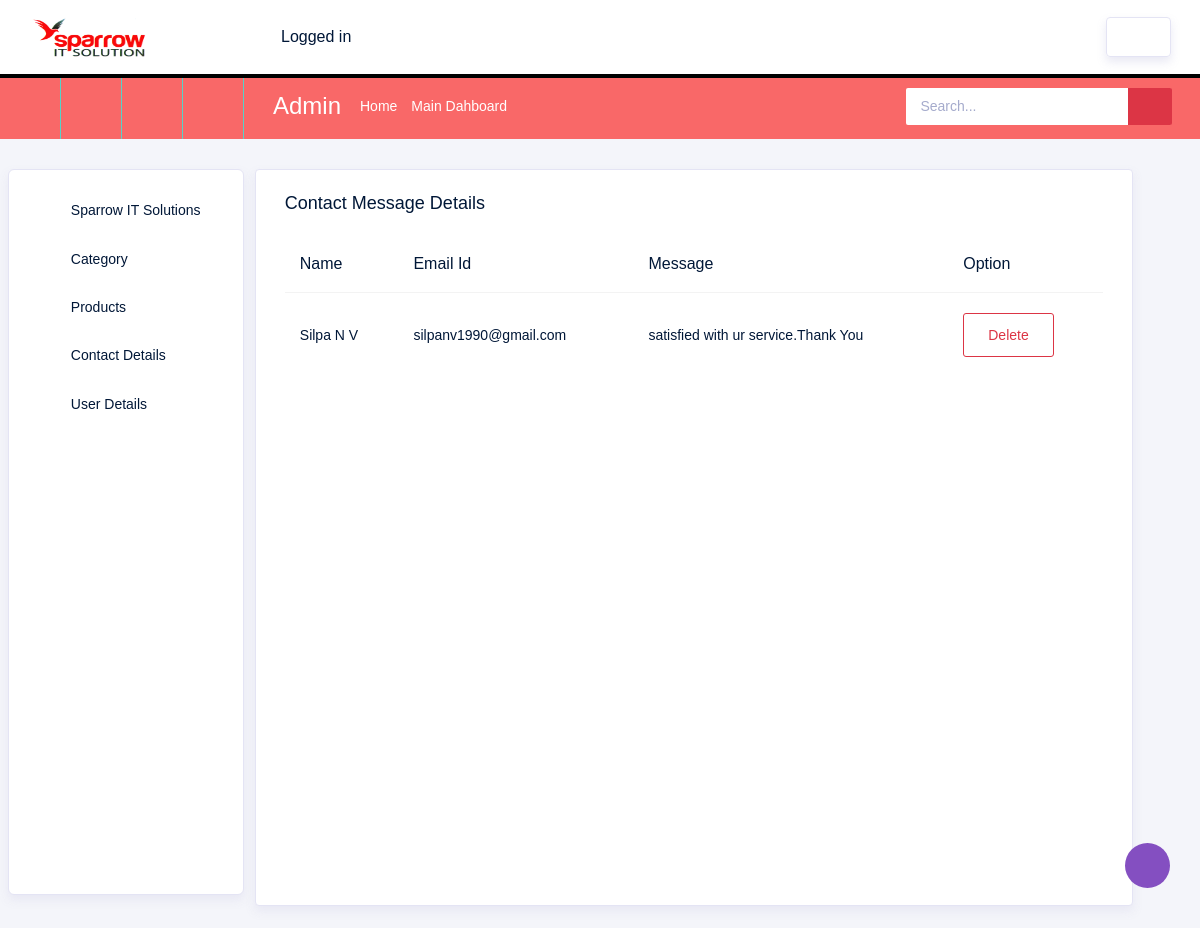
The page /SparrowApp/contactdetails/ on the database its author committed.
### frontendApp/models.py (models this page shows)
class ContactDB(models.Model):
    Name=models.CharField(max_length=100,null=True,blank=True)
    Email_id=models.EmailField(max_length=100,null=True,blank=True)
    Message=models.TextField(max_length=100,null=True,blank=True)

### SparrowApp/views.py (the view)
# urls.py: path('contactdetails/',views.contactdetails,name='contactdetails'),
def contactdetails(request):
    msg=ContactDB.objects.all()
    return render(request,'contactdetails.html',{'msg':msg})

### SparrowApp/templates/contactdetails.html (shortened to what this page needs)
<!DOCTYPE html>
{% extends 'index.html' %}
{% block content %}
<html lang="en">
<head>
</head>
<body>
<div class="col-lg-9 grid-margin stretch-card">
              <div class="card">
                <div class="card-body">
                  <h4 class="card-title">Contact Message Details</h4>
                  <div class="table-responsive">
                    <table class="table table-hover">
                      <thead>
                        <tr>
                            <th>Name</th>
                          <th>Email Id</th>
                          <th>Message</th>
                            <th>Option</th>
                        </tr>
                      </thead>
                      <tbody>
                      {% for i in msg %}
                        <tr>
                         <td>{{i.Name}}</td>
                         <td>{{i.Email_id}}</td>
                         <td>{{i.Message}}</td>
                          <td>
                             <a href="{% url 'deletecontactmessage' contact_id=i.id %}">
                              <button class="btn btn-outline-danger">Delete</button>
                            </a>
                          </td>
                        </tr>
                      {% endfor %}
                      </tbody>
                    </table>
                  </div>
                </div>
              </div>
            </div>
</body>
</html>
{% endblock %}

### rows shown on the page
ContactDB: Name "Silpa N V", Email_id "silpanv1990@gmail.com", Message "satisfied with ur service.Thank You"
